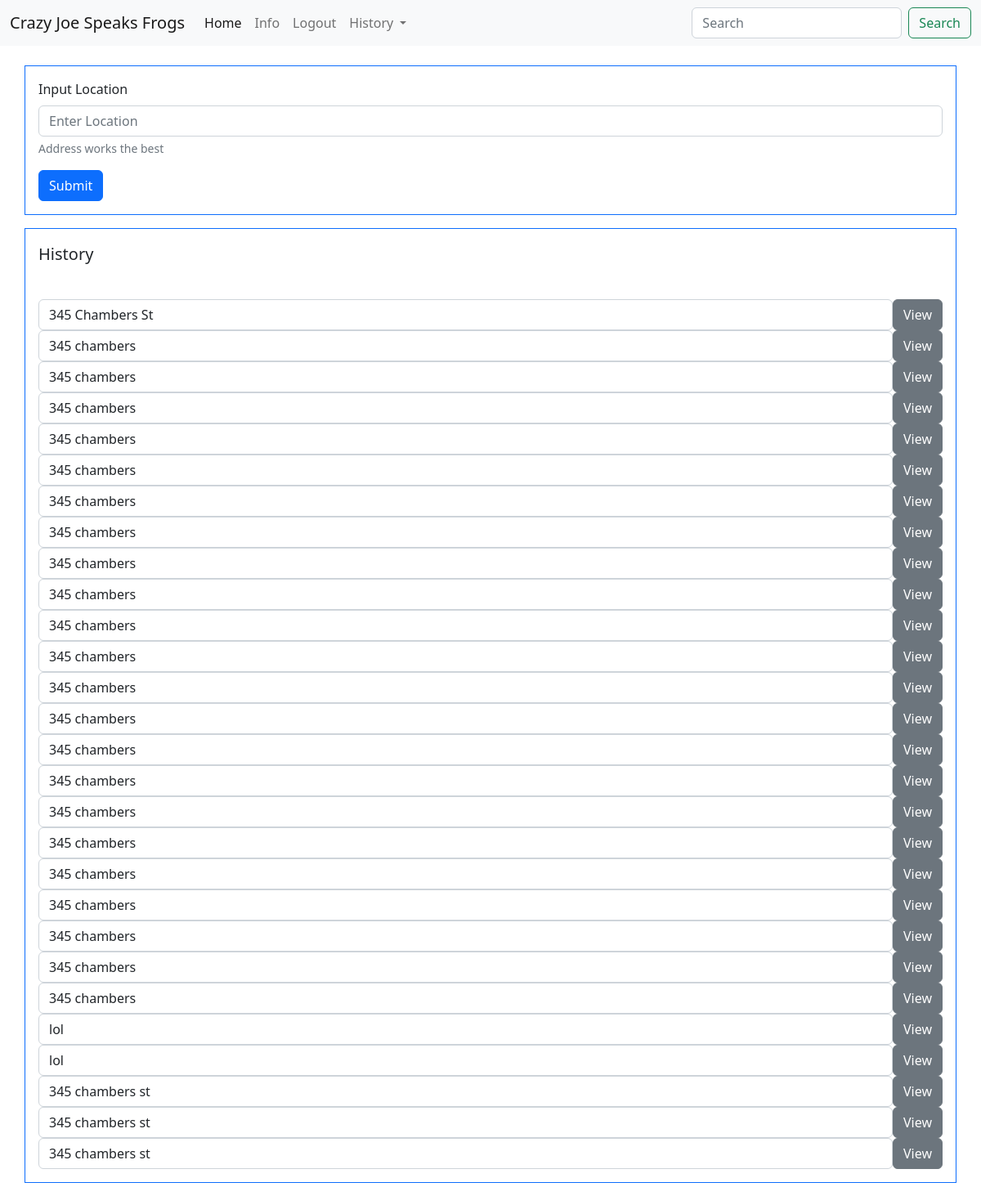
The page /home (signed in) on the database its author committed.
### tables this page shows
CREATE TABLE pastSearches (username TEXT NOT NULL, pastSearch TEXT NOT NULL);

### app/__init__.py (the view)
@app.route("/home", methods=['GET'])
def home():
    if "username" not in session:
        return redirect(url_for("login"))
    db.past_searches_for_user(session['username'])
    return render_template("home.html", past_searches=db.past_searches_for_user(session['username']))

### app/db.py (called while the page is built)
def past_searches_for_user(username): #for printing all users and past searches
    db = sqlite3.connect(DB_FILE, check_same_thread=False)
    c = db.cursor()
    results = c.execute("SELECT * FROM pastSearches WHERE username = ?;", (username, )).fetchall()
    db.close()
    return results

### app/templates/home.html (shortened to what this page needs)
<!doctype html>
<html lang="en">
<head>
  <link href="https://cdn.jsdelivr.net/npm/bootstrap@5.2.3/dist/css/bootstrap.min.css" rel="stylesheet"
>
</head>
<body>
  <nav class="navbar navbar-expand-lg bg-light">
    <div class="container-fluid">
      <a class="navbar-brand" href="/">Crazy Joe Speaks Frogs</a>
      <div class="collapse navbar-collapse" id="navbarScroll">
        <ul class="navbar-nav me-auto my-2 my-lg-0 navbar-nav-scroll" style="--bs-scroll-height: 100px;">
          <li class="nav-item">
            <a class="nav-link active" aria-current="page" href="/home">Home</a>
          </li>
          <li class="nav-item">
            <a class="nav-link" href="/info">Info</a>
          </li>
          <li class="nav-item">
            <a class="nav-link" href="/logout">Logout</a>
          </li>
          <li class="nav-item dropdown">
            <a class="nav-link dropdown-toggle" href="#" role="button" data-bs-toggle="dropdown" aria-expanded="false">
              History
            </a>
          </li>
        </ul>
        <form class="d-flex" role="search">
          <input class="form-control me-2" type="search" placeholder="Search" aria-label="Search">
          <button class="btn btn-outline-success" type="submit">Search</button>
        </form>
      </div>
    </div>
  </nav>
  <br>
  <form class="container border border-primary p-3 mb-3" action="/dashboard" method="post">
    <div class="mb-3">
      <label for="exampleInput1" class="form-label">Input Location</label>
      <input class="form-control" id="location" type="text" placeholder="Enter Location" name="location">
      <div id="emailHelp" class="form-text">Address works the best</div>
    </div>
    <button type="submit" class="btn btn-primary" type="submit" value="#563d7c">Submit</button>
  </form>
  <div class="container border border-primary p-3 mb-3">
    <p class="lead">History</p>
    <br>
    {% for i in past_searches %}
    <form class="d-flex" action="/dashboard" method="post">
      <input class="form-control" class="w-25" id="location" name="location" value="{{i[1]}}">
      <button class="btn btn-secondary ms-auto" type="submit">View</button>
    </form>
    {% endfor %}
  </div>
</body>
</html>

### rows shown on the page
pastSearches: location "345 Chambers St"
pastSearches: location "345 chambers"
pastSearches: location "345 chambers"
pastSearches: location "345 chambers"
pastSearches: location "345 chambers"
pastSearches: location "345 chambers"
pastSearches: location "345 chambers"
pastSearches: location "345 chambers"
pastSearches: location "345 chambers"
pastSearches: location "345 chambers"
pastSearches: location "345 chambers"
pastSearches: location "345 chambers"
pastSearches: location "345 chambers"
pastSearches: location "345 chambers"
pastSearches: location "345 chambers"
pastSearches: location "345 chambers"
pastSearches: location "345 chambers"
pastSearches: location "345 chambers"
pastSearches: location "345 chambers"
pastSearches: location "345 chambers"
pastSearches: location "345 chambers"
pastSearches: location "345 chambers"
pastSearches: location "345 chambers"
pastSearches: location "lol"
pastSearches: location "lol"
pastSearches: location "345 chambers st"
pastSearches: location "345 chambers st"
pastSearches: location "345 chambers st"
